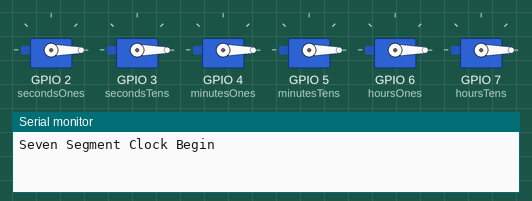
Simulated run of this sketch. Board: ESP32. Parts: 6 × servo, the last lines printed to the serial monitor.

Above: at 0.1 s.
At 9.1 s:
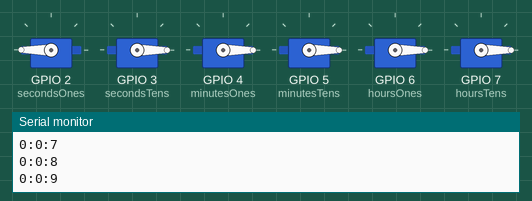
At 19.1 s:
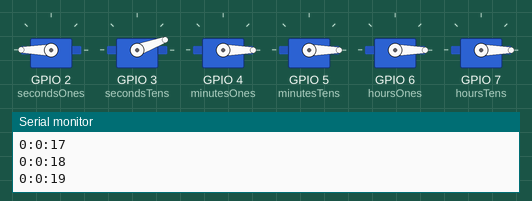
At 39.1 s:
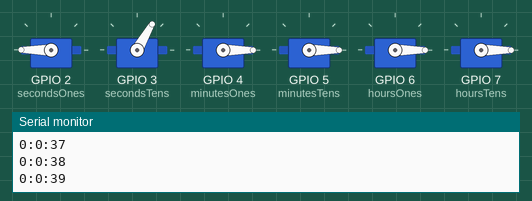
Timing chart, 0 to 40.0 s (numbered marks = the images above):
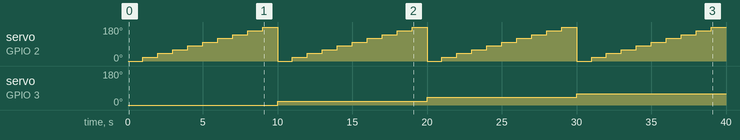

Measured:
- by itself, servo on GPIO 3 (secondsTens): 0° → 20° at 10.0 s, → 40° 10.0 s later, → 60° 10.0 s later
- by itself, servo on GPIO 2 (secondsOnes): repeats every 10.0 s: 40° 1.0 s, 60° 1.0 s, 80° 1.0 s, 100° 1.0 s, 120° 1.0 s, 140° 1.0 s, 160° 1.0 s, 180° 1.0 s, 0° 1.0 s, 20° 1.0 s

The sketch:

SevenSegmentClock.ino
```cpp
#include <Wire.h>
#include <ESP32Servo.h>

Servo secondsOnes;
Servo secondsTens;
Servo minutesOnes;
Servo minutesTens;
Servo hoursOnes;
Servo hoursTens;

void setup() {
  secondsOnes.write(0);
  secondsTens.write(0);
  minutesOnes.write(0);
  minutesTens.write(0);
  hoursOnes.write(0);
  hoursTens.write(0);

  secondsOnes.attach(2);
  secondsTens.attach(3);
  minutesOnes.attach(4);
  minutesTens.attach(5);
  hoursOnes.attach(6);
  hoursTens.attach(7);

  Serial.begin(9600);
  Serial.println("Seven Segment Clock Begin");
}

void loop() {
  delay(1000); // Delay for one second

  unsigned long currentMillis = millis(); // Get the current time in milliseconds

  // Calculate time components (hours, minutes, seconds)
  unsigned long seconds = (currentMillis / 1000) % 60; // Seconds
  unsigned long minutes = (currentMillis / 60000) % 60; // Minutes
  unsigned long hours = (currentMillis / 3600000) % 24; // Hours (24-hour format)

  Serial.print(hours);
  Serial.print(':');
  Serial.print(minutes);
  Serial.print(':');
  Serial.print(seconds);
  Serial.println();

  // Display seconds
  int curSecsTens = seconds / 10;
  int curSecsOnes = seconds % 10;
  int curSecsTensAngle = curSecsTens * 20;
  int curSecsOnesAngle = curSecsOnes * 20;
  secondsTens.write(curSecsTensAngle);
  secondsOnes.write(curSecsOnesAngle);

  // Display minutes
  int curMinsTens = minutes / 10;
  int curMinsOnes = minutes % 10;
  int curMinsTensAngle = curMinsTens * 20;
  int curMinsOnesAngle = curMinsOnes * 20;
  minutesTens.write(curMinsTensAngle);
  minutesOnes.write(curMinsOnesAngle);

  // Display hours
  int curHoursTens = hours / 10;
  int curHoursOnes = hours % 10;
  int curHoursTensAngle = curHoursTens * 20;
  int curHoursOnesAngle = curHoursOnes * 20;
  hoursTens.write(curHoursTensAngle);
  hoursOnes.write(curHoursOnesAngle);
}
```
